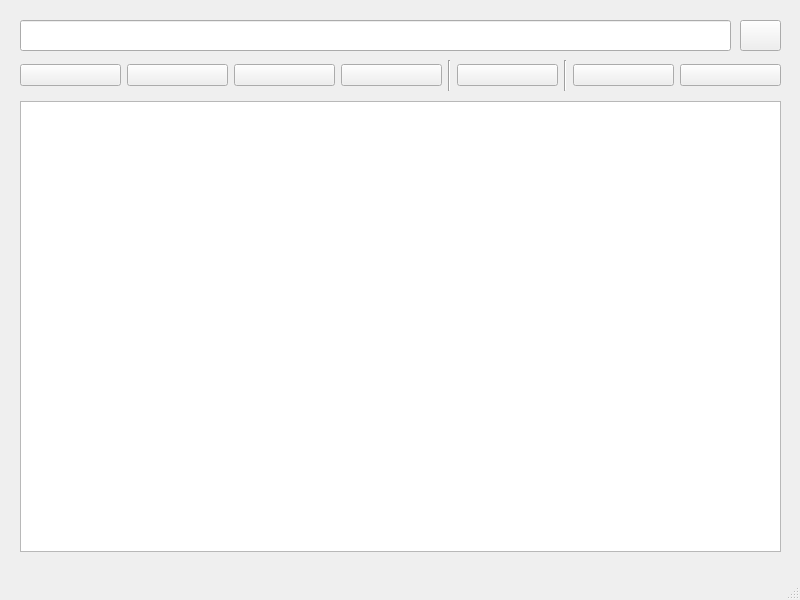
<?xml version="1.0" encoding="UTF-8"?>
<ui version="4.0">
 <class>TaskWindow</class>
 <widget class="QMainWindow" name="TaskWindow">
  <property name="geometry">
   <rect>
    <x>0</x>
    <y>0</y>
    <width>800</width>
    <height>600</height>
   </rect>
  </property>
  <property name="windowTitle">
   <string>TaskManager</string>
  </property>
  <property name="windowIcon">
   <iconset resource="Resourses/icons.qrc">
    <normaloff>:/icons/icons/terminal-fill.svg</normaloff>:/icons/icons/terminal-fill.svg</iconset>
  </property>
  <widget class="QWidget" name="centralwidget">
   <widget class="QLineEdit" name="fileName">
    <property name="geometry">
     <rect>
      <x>20</x>
      <y>20</y>
      <width>711</width>
      <height>31</height>
     </rect>
    </property>
    <property name="readOnly">
     <bool>true</bool>
    </property>
   </widget>
   <widget class="QPushButton" name="selectProcButton">
    <property name="geometry">
     <rect>
      <x>740</x>
      <y>20</y>
      <width>41</width>
      <height>31</height>
     </rect>
    </property>
    <property name="text">
     <string/>
    </property>
    <property name="icon">
     <iconset resource="Resourses/icons.qrc">
      <normaloff>:/icons/icons/folder.svg</normaloff>:/icons/icons/folder.svg</iconset>
    </property>
   </widget>
   <widget class="QTableWidget" name="processView">
    <property name="geometry">
     <rect>
      <x>20</x>
      <y>101</y>
      <width>761</width>
      <height>451</height>
     </rect>
    </property>
   </widget>
   <widget class="QWidget" name="">
    <property name="geometry">
     <rect>
      <x>20</x>
      <y>60</y>
      <width>761</width>
      <height>31</height>
     </rect>
    </property>
    <layout class="QHBoxLayout" name="horizontalLayout">
     <item>
      <widget class="QPushButton" name="startProcButton">
       <property name="text">
        <string/>
       </property>
       <property name="icon">
        <iconset resource="Resourses/icons.qrc">
         <normaloff>:/icons/icons/play-fill.svg</normaloff>:/icons/icons/play-fill.svg</iconset>
       </property>
      </widget>
     </item>
     <item>
      <widget class="QPushButton" name="pauseProcButton">
       <property name="text">
        <string/>
       </property>
       <property name="icon">
        <iconset resource="Resourses/icons.qrc">
         <normaloff>:/icons/icons/pause.svg</normaloff>:/icons/icons/pause.svg</iconset>
       </property>
      </widget>
     </item>
     <item>
      <widget class="QPushButton" name="restartProcButton">
       <property name="text">
        <string/>
       </property>
       <property name="icon">
        <iconset resource="Resourses/icons.qrc">
         <normaloff>:/icons/icons/bootstrap-reboot.svg</normaloff>:/icons/icons/bootstrap-reboot.svg</iconset>
       </property>
      </widget>
     </item>
     <item>
      <widget class="QPushButton" name="terminateProcButton">
       <property name="text">
        <string/>
       </property>
       <property name="icon">
        <iconset resource="Resourses/icons.qrc">
         <normaloff>:/icons/icons/trash3.svg</normaloff>:/icons/icons/trash3.svg</iconset>
       </property>
      </widget>
     </item>
     <item>
      <widget class="Line" name="line_2">
       <property name="orientation">
        <enum>Qt::Vertical</enum>
       </property>
      </widget>
     </item>
     <item>
      <widget class="QPushButton" name="cleanTableButton">
       <property name="text">
        <string/>
       </property>
       <property name="icon">
        <iconset resource="Resourses/icons.qrc">
         <normaloff>:/icons/icons/x-lg.svg</normaloff>:/icons/icons/x-lg.svg</iconset>
       </property>
      </widget>
     </item>
     <item>
      <widget class="Line" name="line">
       <property name="orientation">
        <enum>Qt::Vertical</enum>
       </property>
      </widget>
     </item>
     <item>
      <widget class="QPushButton" name="getReportButton">
       <property name="text">
        <string/>
       </property>
       <property name="icon">
        <iconset resource="Resourses/icons.qrc">
         <normaloff>:/icons/icons/file-text.svg</normaloff>:/icons/icons/file-text.svg</iconset>
       </property>
      </widget>
     </item>
     <item>
      <widget class="QPushButton" name="printReportButton">
       <property name="text">
        <string/>
       </property>
       <property name="icon">
        <iconset resource="Resourses/icons.qrc">
         <normaloff>:/icons/icons/printer.svg</normaloff>:/icons/icons/printer.svg</iconset>
       </property>
      </widget>
     </item>
    </layout>
   </widget>
  </widget>
  <widget class="QMenuBar" name="menubar">
   <property name="geometry">
    <rect>
     <x>0</x>
     <y>0</y>
     <width>800</width>
     <height>21</height>
    </rect>
   </property>
  </widget>
  <widget class="QStatusBar" name="statusbar"/>
 </widget>
 <resources>
  <include location="Resourses/icons.qrc"/>
 </resources>
 <connections/>
</ui>
